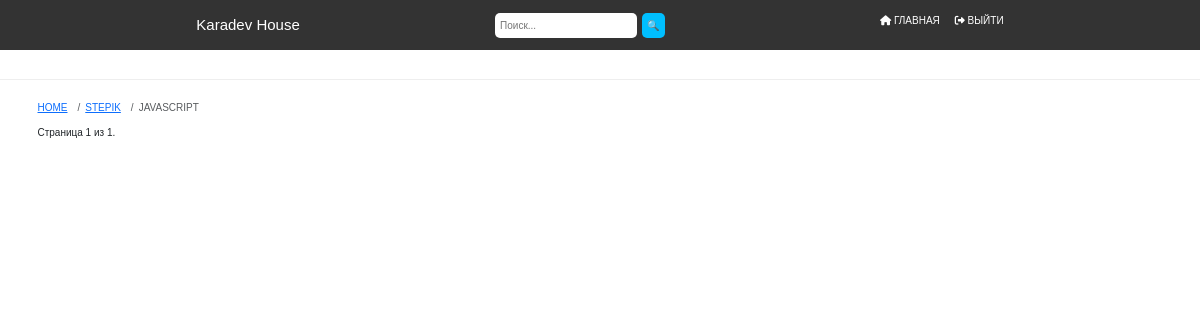
/stepik/js/, run on an earlier commit of the app's database.
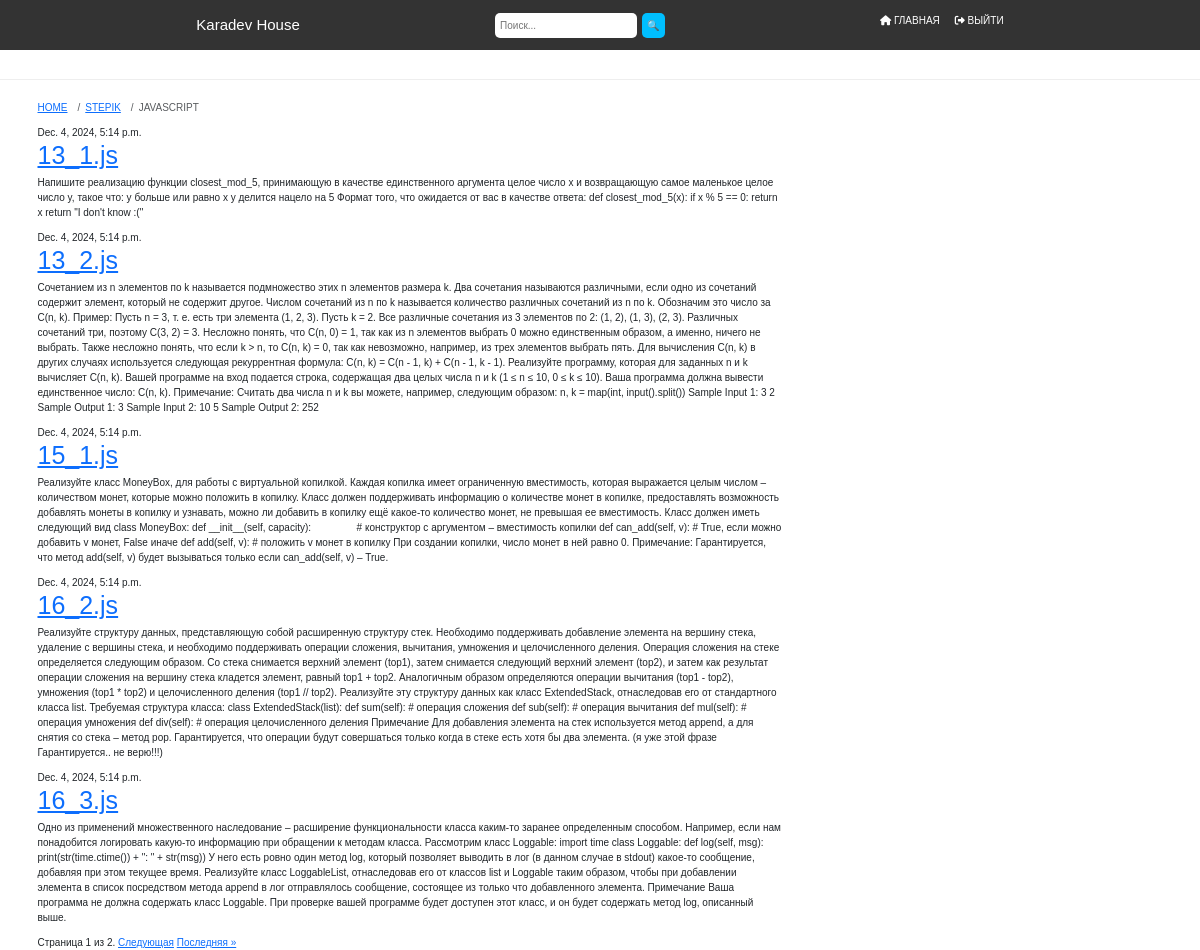
And on a later commit of the database.
### stepik/models.py (models this page shows, shortened)
class Taskjs(models.Model):
    title = models.CharField(max_length=200)
    text = models.TextField()
    created_date = models.DateTimeField(default=timezone.now)
    published_date = models.DateTimeField(blank=True, null=True)
    author = models.ForeignKey(settings.AUTH_USER_MODEL, on_delete=models.CASCADE)

### stepik/views.py (the view)
# urls.py: path('js/', views.js_task_list, name='js_task_list'),
def js_task_list(request):
    tasks = Taskjs.objects.all()
    paginator = Paginator(tasks, 5)
    page_number = request.GET.get('page')
    tasks_in_page = paginator.get_page(page_number)
    return render(request, 'stepik/js_task_list.html', {
        'tasks': tasks_in_page,
        'page_obj': tasks_in_page,
        'user': request.user.is_superuser
    })

### blog/templates/stepik/js_task_list.html (shortened to what this page needs)
{% extends 'blog/base.html' %}
{% block content %}
    <nav aria-label="breadcrumb">
    <ol class="breadcrumb">
      <li class="breadcrumb-item"><a href="{% url 'cards' %}">HOME</a></li>
      <li class="breadcrumb-item"><a href="{% url 'teleport_stepik' %}">STEPIK</a></li>
      <li class="breadcrumb-item active" aria-current="page">JAVASCRIPT</li>
    </ol>
  </nav>
    {% for task in tasks %}
        <div class="task">
            <div class="date">
                {{ task.published_date }}
            </div>
            <h1><a href="{% url 'js_task_detail' pk=task.pk %}">{{ task.title }}</a></h1>
            <p>{{ task.text|linebreaksbr }}</p>
        </div>
    {% endfor %}
<div>
    <span class="step-links">
        <span class="current">
            Страница {{ page_obj.number }} из {{ page_obj.paginator.num_pages }}.
        </span>
        {% if page_obj.has_next %}
            <a href="?page={{ page_obj.next_page_number }}">Следующая</a>
            <a href="?page={{ page_obj.paginator.num_pages }}">Последняя &raquo;</a>
        {% endif %}
    </span>
</div>
{% endblock %}

What changed in the data, as far as the page shows it:
added Taskjs: published_date "Dec. 4, 2024, 5:14 p.m.", title "13_1.js", text "Напишите реализацию функции closest_mod_5, принимающую в качестве единственного аргумента целое число x и возвращающую самое маленькое целое число y, такое что: y больше или равно x y делится нацело на 5 Формат того, что ожидается от вас в качестве ответа: def closest_mod_5(x): if x % 5 == 0: return x return \"I don't know :(\""
added Taskjs: published_date "Dec. 4, 2024, 5:14 p.m.", title "13_2.js", text "Сочетанием из n элементов по k называется подмножество этих n элементов размера k. Два сочетания называются различными, если одно из сочетаний содержит элемент, который не содержит другое. Числом сочетаний из n по k называется количество различных сочетаний из n по k. Обозначим это число за C(n, k). Пример: Пусть n = 3, т. е. есть три элемента (1, 2, 3). Пусть k = 2. Все различные сочетания из 3 элементов по 2: (1, 2), (1, 3), (2, 3). Различных сочетаний три, поэтому C(3, 2) = 3. Несложно понять, что C(n, 0) = 1, так как из n элементов выбрать 0 можно единственным образом, а именно, ничего не выбрать. Также несложно понять, что если k > n, то C(n, k) = 0, так как невозможно, например, из…"
added Taskjs: published_date "Dec. 4, 2024, 5:14 p.m.", title "15_1.js", text "Реализуйте класс MoneyBox, для работы с виртуальной копилкой. Каждая копилка имеет ограниченную вместимость, которая выражается целым числом – количеством монет, которые можно положить в копилку. Класс должен поддерживать информацию о количестве монет в копилке, предоставлять возможность добавлять монеты в копилку и узнавать, можно ли добавить в копилку ещё какое-то количество монет, не превышая ее вместимость. Класс должен иметь следующий вид class MoneyBox: def __init__(self, capacity): # конструктор с аргументом – вместимость копилки def can_add(self, v): # True, если можно добавить v монет, False иначе def add(self, v): # положить v монет в копилку При создании копилки, число монет в…"
added Taskjs: published_date "Dec. 4, 2024, 5:14 p.m.", title "16_2.js", text "Реализуйте структуру данных, представляющую собой расширенную структуру стек. Необходимо поддерживать добавление элемента на вершину стека, удаление с вершины стека, и необходимо поддерживать операции сложения, вычитания, умножения и целочисленного деления. Операция сложения на стеке определяется следующим образом. Со стека снимается верхний элемент (top1), затем снимается следующий верхний элемент (top2), и затем как результат операции сложения на вершину стека кладется элемент, равный top1 + top2. Аналогичным образом определяются операции вычитания (top1 - top2), умножения (top1 * top2) и целочисленного деления (top1 // top2). Реализуйте эту структуру данных как класс ExtendedStack,…"
added Taskjs: published_date "Dec. 4, 2024, 5:14 p.m.", title "16_3.js", text "Одно из применений множественного наследование – расширение функциональности класса каким-то заранее определенным способом. Например, если нам понадобится логировать какую-то информацию при обращении к методам класса. Рассмотрим класс Loggable: import time class Loggable: def log(self, msg): print(str(time.ctime()) + \": \" + str(msg)) У него есть ровно один метод log, который позволяет выводить в лог (в данном случае в stdout) какое-то сообщение, добавляя при этом текущее время. Реализуйте класс LoggableList, отнаследовав его от классов list и Loggable таким образом, чтобы при добавлении элемента в список посредством метода append в лог отправлялось сообщение, состоящее из только что…"
Also different on the page:
{{ page_obj.paginator.num_pages }}: "1" → "2"
text now shown: "Следующая Последняя »"
